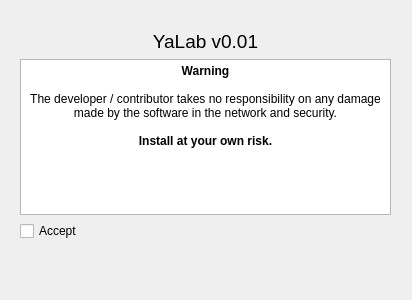
<?xml version="1.0" encoding="UTF-8"?>
<ui version="4.0">
 <class>WizardPage</class>
 <widget class="QWizardPage" name="WizardPage">
  <property name="geometry">
   <rect>
    <x>0</x>
    <y>0</y>
    <width>412</width>
    <height>300</height>
   </rect>
  </property>
  <property name="windowTitle">
   <string>WizardPage</string>
  </property>
  <widget class="QWidget" name="verticalLayoutWidget">
   <property name="geometry">
    <rect>
     <x>20</x>
     <y>30</y>
     <width>371</width>
     <height>211</height>
    </rect>
   </property>
   <layout class="QVBoxLayout" name="verticalLayout">
    <item>
     <widget class="QLabel" name="label">
      <property name="font">
       <font>
        <pointsize>14</pointsize>
       </font>
      </property>
      <property name="text">
       <string>YaLab v0.01</string>
      </property>
      <property name="alignment">
       <set>Qt::AlignCenter</set>
      </property>
     </widget>
    </item>
    <item>
     <widget class="QTextBrowser" name="textBrowser">
      <property name="html">
       <string>&lt;!DOCTYPE HTML PUBLIC &quot;-//W3C//DTD HTML 4.0//EN&quot; &quot;http://www.w3.org/TR/REC-html40/strict.dtd&quot;&gt;
&lt;html&gt;&lt;head&gt;&lt;meta name=&quot;qrichtext&quot; content=&quot;1&quot; /&gt;&lt;style type=&quot;text/css&quot;&gt;
p, li { white-space: pre-wrap; }
&lt;/style&gt;&lt;/head&gt;&lt;body style=&quot; font-family:'Sans Serif'; font-size:9pt; font-weight:400; font-style:normal;&quot;&gt;
&lt;p align=&quot;center&quot; style=&quot; margin-top:0px; margin-bottom:0px; margin-left:0px; margin-right:0px; -qt-block-indent:0; text-indent:0px;&quot;&gt;&lt;span style=&quot; font-weight:600;&quot;&gt;Warning&lt;/span&gt;&lt;/p&gt;
&lt;p align=&quot;center&quot; style=&quot;-qt-paragraph-type:empty; margin-top:0px; margin-bottom:0px; margin-left:0px; margin-right:0px; -qt-block-indent:0; text-indent:0px; font-weight:600;&quot;&gt;&lt;br /&gt;&lt;/p&gt;
&lt;p align=&quot;center&quot; style=&quot; margin-top:0px; margin-bottom:0px; margin-left:0px; margin-right:0px; -qt-block-indent:0; text-indent:0px;&quot;&gt;The developer / contributor takes no responsibility on any damage made by the software in the network and security.&lt;/p&gt;
&lt;p align=&quot;center&quot; style=&quot;-qt-paragraph-type:empty; margin-top:0px; margin-bottom:0px; margin-left:0px; margin-right:0px; -qt-block-indent:0; text-indent:0px;&quot;&gt;&lt;br /&gt;&lt;/p&gt;
&lt;p align=&quot;center&quot; style=&quot; margin-top:0px; margin-bottom:0px; margin-left:0px; margin-right:0px; -qt-block-indent:0; text-indent:0px;&quot;&gt;&lt;span style=&quot; font-weight:600;&quot;&gt;Install at your own risk.&lt;/span&gt;&lt;/p&gt;
&lt;p align=&quot;center&quot; style=&quot;-qt-paragraph-type:empty; margin-top:0px; margin-bottom:0px; margin-left:0px; margin-right:0px; -qt-block-indent:0; text-indent:0px;&quot;&gt;&lt;br /&gt;&lt;/p&gt;
&lt;p align=&quot;center&quot; style=&quot;-qt-paragraph-type:empty; margin-top:0px; margin-bottom:0px; margin-left:0px; margin-right:0px; -qt-block-indent:0; text-indent:0px;&quot;&gt;&lt;br /&gt;&lt;/p&gt;
&lt;p align=&quot;center&quot; style=&quot;-qt-paragraph-type:empty; margin-top:0px; margin-bottom:0px; margin-left:0px; margin-right:0px; -qt-block-indent:0; text-indent:0px;&quot;&gt;&lt;br /&gt;&lt;/p&gt;
&lt;p align=&quot;center&quot; style=&quot;-qt-paragraph-type:empty; margin-top:0px; margin-bottom:0px; margin-left:0px; margin-right:0px; -qt-block-indent:0; text-indent:0px;&quot;&gt;&lt;br /&gt;&lt;/p&gt;&lt;/body&gt;&lt;/html&gt;</string>
      </property>
     </widget>
    </item>
    <item>
     <widget class="QCheckBox" name="checkBox">
      <property name="text">
       <string>Accept</string>
      </property>
     </widget>
    </item>
   </layout>
  </widget>
 </widget>
 <resources/>
 <connections/>
</ui>
